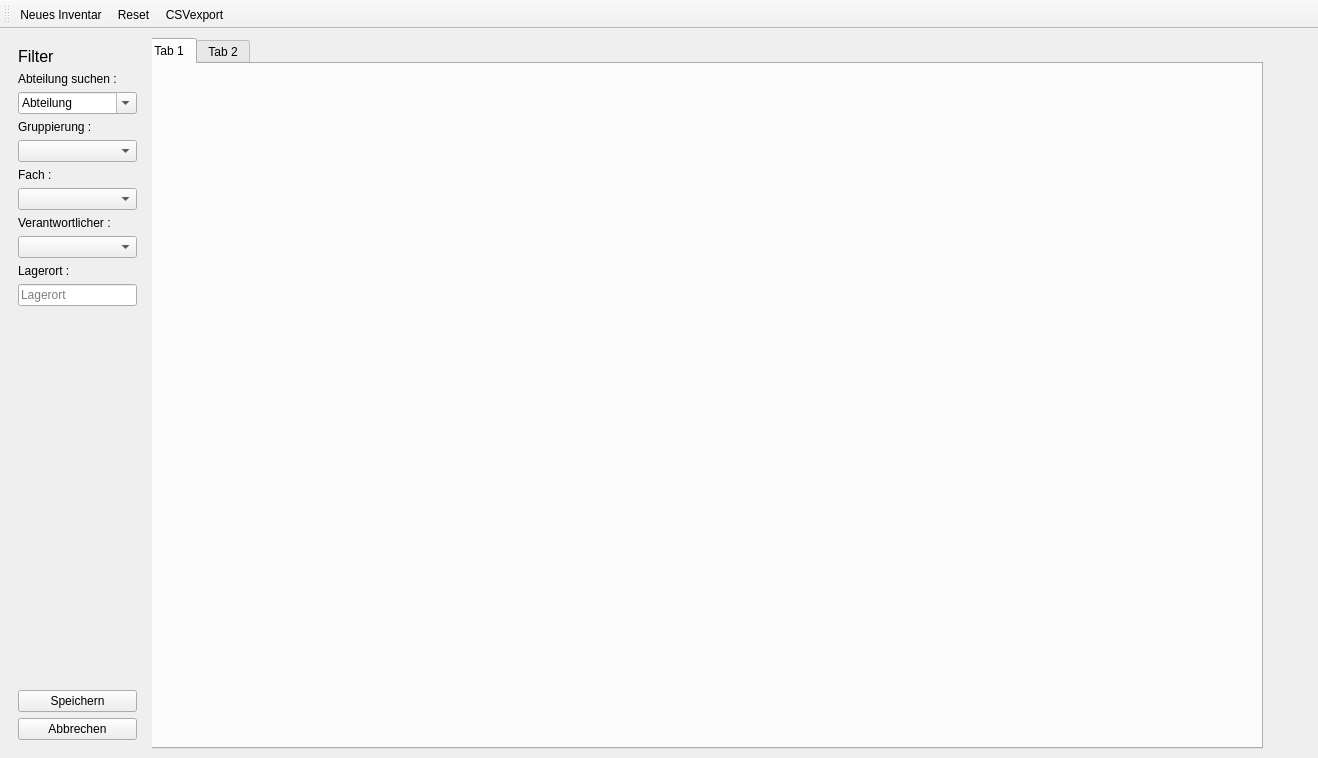
<?xml version="1.0" encoding="UTF-8"?>
<ui version="4.0">
 <class>MainWindow</class>
 <widget class="QMainWindow" name="MainWindow">
  <property name="geometry">
   <rect>
    <x>0</x>
    <y>0</y>
    <width>1318</width>
    <height>758</height>
   </rect>
  </property>
  <property name="windowTitle">
   <string>MainWindow</string>
  </property>
  <widget class="QWidget" name="centralwidget">
   <layout class="QHBoxLayout" name="horizontalLayout">
    <item>
     <widget class="QWidget" name="SidebarWidget" native="true">
      <property name="sizePolicy">
       <sizepolicy hsizetype="Maximum" vsizetype="Preferred">
        <horstretch>0</horstretch>
        <verstretch>0</verstretch>
       </sizepolicy>
      </property>
      <layout class="QVBoxLayout" name="verticalLayout">
       <item>
        <widget class="QLabel" name="label">
         <property name="font">
          <font>
           <pointsize>12</pointsize>
          </font>
         </property>
         <property name="text">
          <string>Filter</string>
         </property>
        </widget>
       </item>
       <item>
        <widget class="QLabel" name="label_2">
         <property name="text">
          <string>Abteilung suchen :</string>
         </property>
        </widget>
       </item>
       <item>
        <widget class="QComboBox" name="Abteilung_Edit_comboBox">
         <property name="editable">
          <bool>true</bool>
         </property>
         <property name="currentText">
          <string>Abteilung</string>
         </property>
        </widget>
       </item>
       <item>
        <widget class="QLabel" name="label_3">
         <property name="text">
          <string>Gruppierung : </string>
         </property>
        </widget>
       </item>
       <item>
        <widget class="QComboBox" name="Gruppierung_comboBox">
         <property name="currentText">
          <string/>
         </property>
         <property name="placeholderText">
          <string>Gruppierung</string>
         </property>
        </widget>
       </item>
       <item>
        <widget class="QLabel" name="label_4">
         <property name="text">
          <string>Fach :</string>
         </property>
        </widget>
       </item>
       <item>
        <widget class="QComboBox" name="Fach_comboBox">
         <property name="placeholderText">
          <string>Fach</string>
         </property>
        </widget>
       </item>
       <item>
        <widget class="QLabel" name="label_5">
         <property name="text">
          <string>Verantwortlicher : </string>
         </property>
        </widget>
       </item>
       <item>
        <widget class="QComboBox" name="Verantwortlicher_comboBox">
         <property name="placeholderText">
          <string>Verantwortlicher</string>
         </property>
        </widget>
       </item>
       <item>
        <widget class="QLabel" name="label_6">
         <property name="text">
          <string>Lagerort :</string>
         </property>
        </widget>
       </item>
       <item>
        <widget class="QLineEdit" name="Lagerort_lineEdit">
         <property name="placeholderText">
          <string>Lagerort</string>
         </property>
        </widget>
       </item>
       <item>
        <spacer name="verticalSpacer_2">
         <property name="orientation">
          <enum>Qt::Orientation::Vertical</enum>
         </property>
         <property name="sizeHint" stdset="0">
          <size>
           <width>20</width>
           <height>40</height>
          </size>
         </property>
        </spacer>
       </item>
       <item>
        <widget class="QPushButton" name="Speichern_pushButton">
         <property name="text">
          <string>Speichern</string>
         </property>
        </widget>
       </item>
       <item>
        <widget class="QPushButton" name="Abbruch_pushButton">
         <property name="text">
          <string>Abbrechen</string>
         </property>
        </widget>
       </item>
      </layout>
     </widget>
    </item>
    <item>
     <widget class="QWidget" name="widget_2" native="true">
      <property name="sizePolicy">
       <sizepolicy hsizetype="Expanding" vsizetype="Preferred">
        <horstretch>0</horstretch>
        <verstretch>0</verstretch>
       </sizepolicy>
      </property>
      <widget class="QTabWidget" name="tabWidget_Gegenstandsanzeige">
       <property name="geometry">
        <rect>
         <x>-10</x>
         <y>0</y>
         <width>1121</width>
         <height>711</height>
        </rect>
       </property>
       <property name="currentIndex">
        <number>0</number>
       </property>
       <widget class="QWidget" name="tab">
        <attribute name="title">
         <string>Tab 1</string>
        </attribute>
       </widget>
       <widget class="QWidget" name="tab_2">
        <attribute name="title">
         <string>Tab 2</string>
        </attribute>
       </widget>
      </widget>
     </widget>
    </item>
   </layout>
  </widget>
  <widget class="QMenuBar" name="menubar">
   <property name="geometry">
    <rect>
     <x>0</x>
     <y>0</y>
     <width>1318</width>
     <height>21</height>
    </rect>
   </property>
  </widget>
  <widget class="QToolBar" name="toolBar">
   <property name="windowTitle">
    <string>toolBar</string>
   </property>
   <attribute name="toolBarArea">
    <enum>TopToolBarArea</enum>
   </attribute>
   <attribute name="toolBarBreak">
    <bool>false</bool>
   </attribute>
   <addaction name="actionNeues_Inventar"/>
   <addaction name="actionReset"/>
   <addaction name="actionCSVexport"/>
  </widget>
  <action name="actionNeues_Inventar">
   <property name="icon">
    <iconset theme="QIcon::ThemeIcon::ListAdd"/>
   </property>
   <property name="text">
    <string>Neues Inventar</string>
   </property>
   <property name="menuRole">
    <enum>QAction::MenuRole::NoRole</enum>
   </property>
  </action>
  <action name="actionReset">
   <property name="icon">
    <iconset theme="QIcon::ThemeIcon::ViewRestore"/>
   </property>
   <property name="text">
    <string>Reset</string>
   </property>
   <property name="menuRole">
    <enum>QAction::MenuRole::NoRole</enum>
   </property>
  </action>
  <action name="actionCSVexport">
   <property name="icon">
    <iconset resource="Icons.qrc">
     <normaloff>:/new/prefix1/Icons/export-to-csv-icon-15.jpg</normaloff>:/new/prefix1/Icons/export-to-csv-icon-15.jpg</iconset>
   </property>
   <property name="text">
    <string>CSVexport</string>
   </property>
   <property name="menuRole">
    <enum>QAction::MenuRole::NoRole</enum>
   </property>
  </action>
 </widget>
 <resources>
  <include location="Icons.qrc"/>
 </resources>
 <connections/>
</ui>
